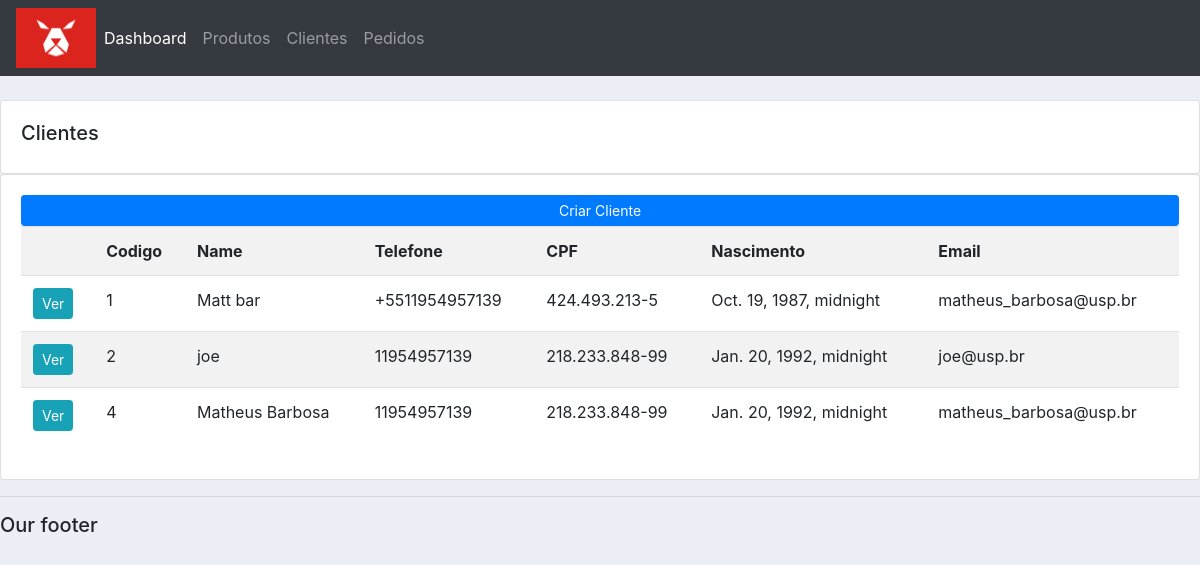
Screenshot of /all_customers/ with the database file from the repository.
### accounts/models.py (models this page shows, shortened)
class Customer(models.Model):
    name = models.CharField(max_length=200, null=True)
    data_de_nascimento = models.DateTimeField(max_length=200, null=True)
    cpf = models.CharField(max_length=200, null=True)
    phone = models.CharField(max_length=200, null=True)
    email = models.CharField(max_length=200, null=True)
    date_created = models.DateTimeField(auto_now_add=True, null=True)

### accounts/views.py (the view)
# urls.py: path('all_customers/', views.all_customers, name="all_customers"),
def all_customers(request):
    all_customers_data = Customer.objects.all()
    return render(request, 'accounts/all_customers.html', { 'all_customers_data': all_customers_data})

### accounts/templates/accounts/all_customers.html
{% extends 'accounts/main.html' %}
{% block content %}
<br>
		<div class="row">
			<div class="col-md">
				<div class="card card-body">
					<h5>Clientes</h5>
				</div>
				<div class="card card-body">
					<a class="btn btn-primary  btn-sm btn-block" href="{% url 'create_customer' %}">Criar Cliente</a>
					<table class="table table-striped " ">
						<tr>
							<th></th>
							<th>Codigo</th>
							<th>Name</th>
							<th>Telefone</th>
							<th>CPF</th>
							<th>Nascimento</th>
							<th>Email</th>
						</tr>
						{% for customer in all_customers_data %}
							<tr>
								<td><a class = "btn btn-sm btn-info" href="{% url 'customer' customer.id %}"
									>Ver</a></td>
								<td>{{customer.id}}</td>
								<td>{{customer.name}}</td>
								<td>{{customer.phone}}</td>
								<td>{{customer.cpf}}</td>
								<td>{{customer.data_de_nascimento}}</td>
								<td>{{customer.email}}</td>
							</tr>
						{% endfor %}
					</table>
				</div>
			</div>
		</div>
{% endblock %}

### static/css/main.css (style rules this page uses)
body { background-color: #ebeff5; }

### rows the page displays
Customer: id "1", name "Matt bar", phone "+5511954957139", cpf "424.493.213-5", data_de_nascimento "Oct. 19, 1987, midnight", email "matheus_barbosa@usp.br"
Customer: id "2", name "joe", phone "11954957139", cpf "218.233.848-99", data_de_nascimento "Jan. 20, 1992, midnight", email "joe@usp.br"
Customer: id "4", name "Matheus Barbosa", phone "11954957139", cpf "218.233.848-99", data_de_nascimento "Jan. 20, 1992, midnight", email "matheus_barbosa@usp.br"
